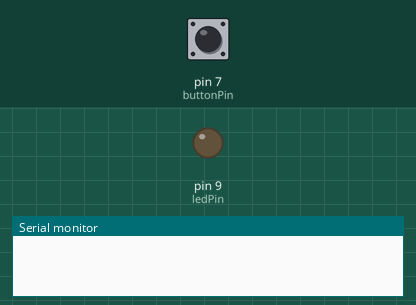
This sketch was run on a simulated Arduino Uno, built with avr-gcc and run on an emulated ATmega328P. On the bench: output pins drawn as LEDs (lit = HIGH), the last lines printed to the serial monitor. Inputs (shaded band) come from the test bench; at power-on: pin 7 (buttonPin) HIGH.

Above: at 1.2 s.
1.3 s: pin 7 (buttonPin) pulled LOW for 1 s
At 1.42 s:
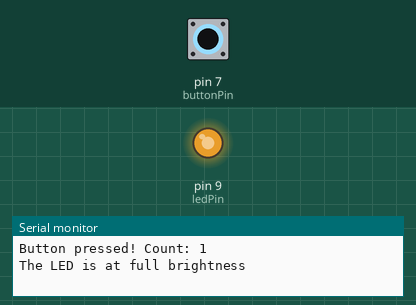
3.8 s: pin 7 (buttonPin) pulled LOW for 3.2 s
At 6.49 s:
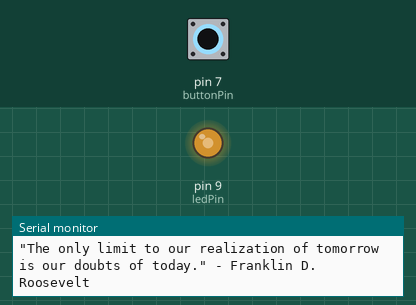
8.5 s: pin 7 (buttonPin) driven LOW
At 8.66 s:
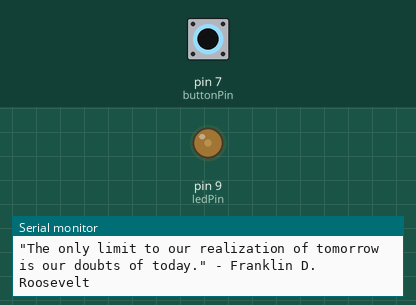
11.5 s: pin 7 (buttonPin) driven HIGH
Timing chart, 0 to 14.0 s (numbered marks = the images above; inputs shaded):
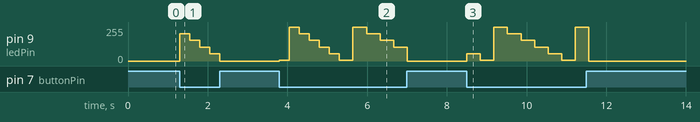

The sketch:

2_6_Analog-output.ino
```cpp
const int ledPin = 9;
const int buttonPin = 7;
int brightness = 255;
int count = 0;

void setup() {
    pinMode(ledPin, OUTPUT);
    pinMode(buttonPin, INPUT_PULLUP);
    Serial.begin(9600);
}

void loop() {
    if (digitalRead(buttonPin) == LOW) {
        count++;  // Increase count
        Serial.print("Button pressed! Count: ");
        Serial.println(count);

        brightness -= 50;
        if (brightness < 0) brightness = 255;

        analogWrite(ledPin, brightness);

        if (brightness > 200) {
            Serial.println("The LED is at full brightness");
        } else if (brightness > 100) {
            Serial.println("The LED is getting dimmer");
        } else {
            Serial.println("The LED is very dim now");
        }

        if (count > 10) {
            Serial.println("\"The only limit to our realization of tomorrow is our doubts of today.\" - Franklin D. Roosevelt");
        }

        delay(250);
    } else {
        analogWrite(ledPin, 0);
    }
}
```

Measured:
- after the input at 1.3 s, pin 9 (ledPin): 0/255 → 205/255 at once, → 155/255 0.25 s later, → 105/255 0.25 s later, → 55/255 0.25 s later, … (5 changes in this stretch)
- after the input at 8.5 s, pin 9 (ledPin): 0/255 → 55/255 at once, → 5/255 0.34 s later, → 255/255 0.34 s later, → 205/255 0.34 s later, … (9 changes in this stretch)
